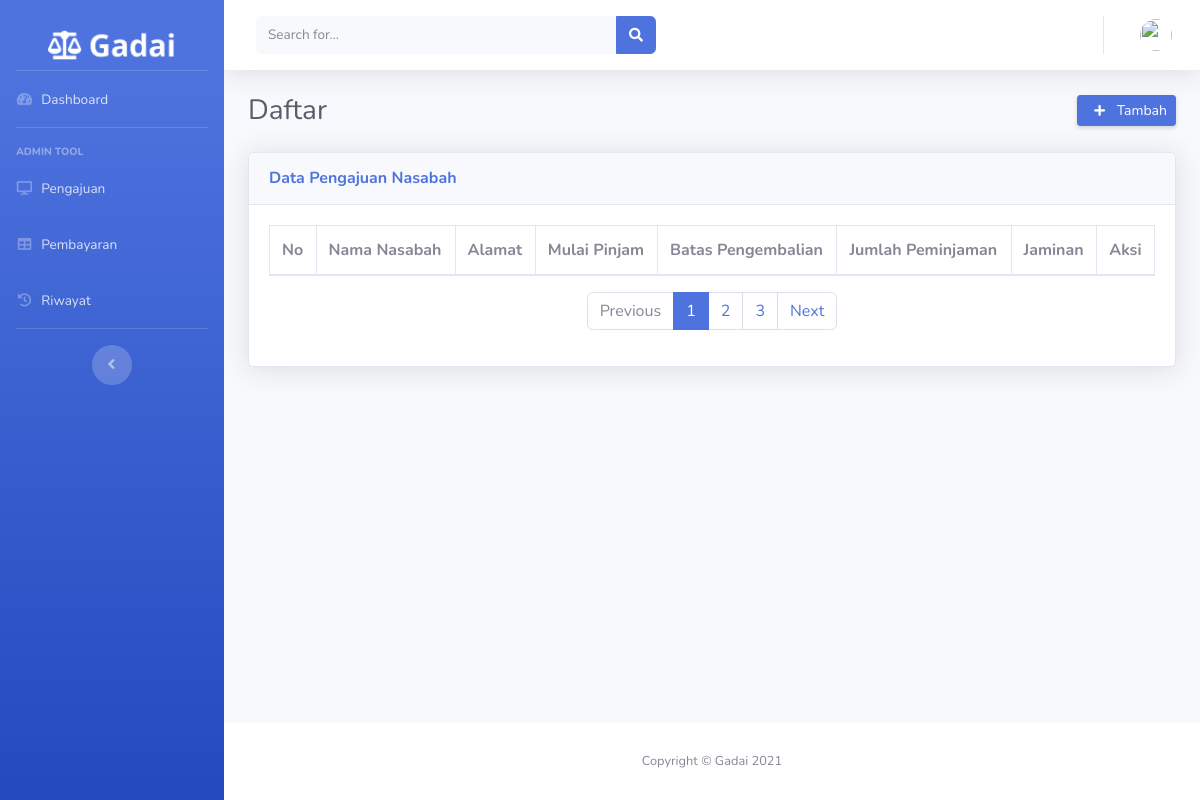
The app's page /index.php/pengajuangadai, older data.
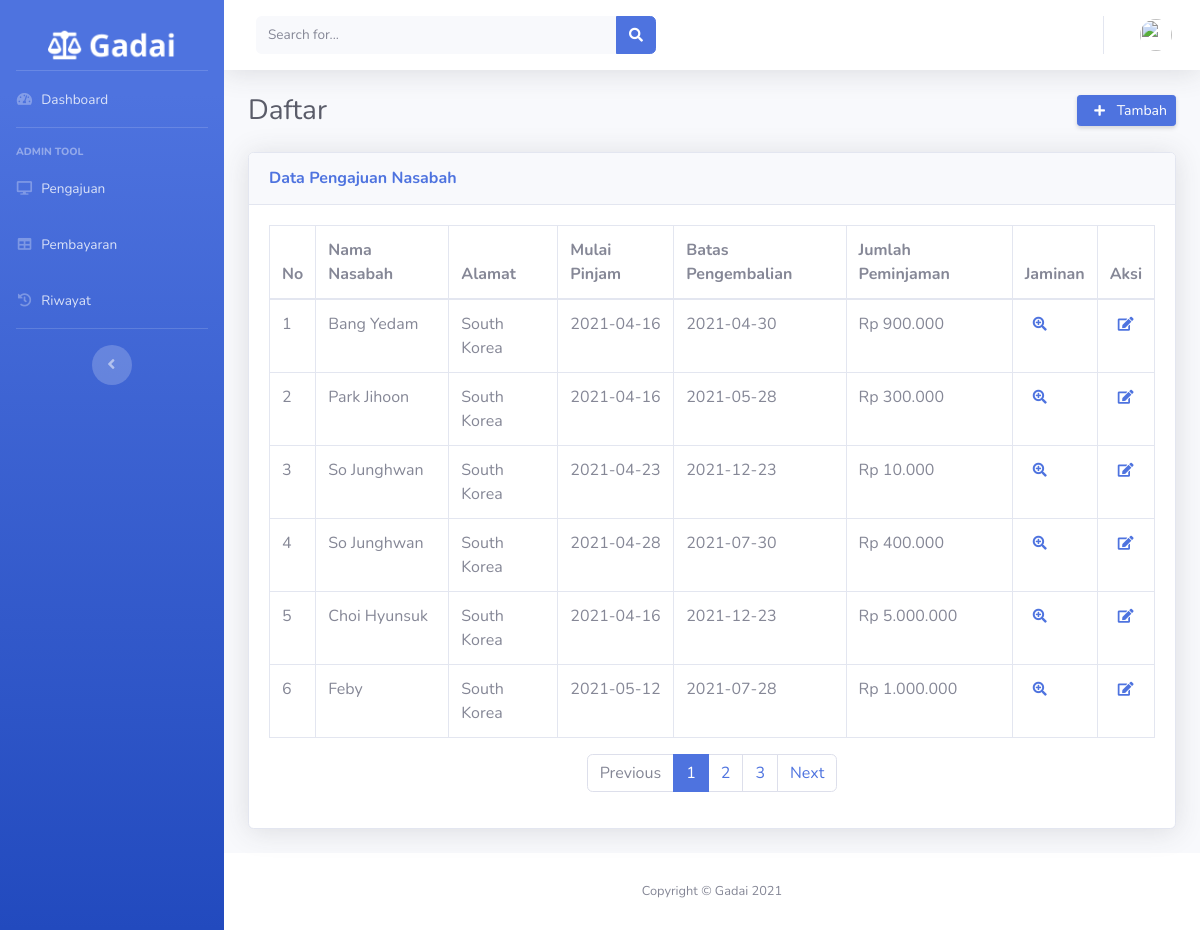
The same page, newer data.
### tables this page shows
CREATE TABLE `pengajuan_gadai` (
  `id` int(11) NOT NULL,
  `nama_nasabah` varchar(128) NOT NULL,
  `alamat` varchar(128) NOT NULL,
  `tanggal_pinjam` date NOT NULL,
  `batas_pengembalian` date NOT NULL,
  `jumlah_peminjaman` int(11) NOT NULL,
  `nama_jaminan` varchar(128) NOT NULL,
  `bukti_jaminan` varchar(128) NOT NULL,
  `status` int(2) NOT NULL
);

### application/controllers/PengajuanGadai.php (called while the page is built, shortened)
<?php
class PengajuanGadai extends CI_Controller
{
    public function __construct()
    {
        $this->load->model(array('Pengajuan_model'));
    }
    public function index()
    {
        $data['pengajuan'] = $this->Pengajuan_model->getDataPengajuan();
        $data['title'] = 'Gadai-Pengajuan';
        $data['user'] = $this->db->get_where('user_admin', ['email' => $this->session->userdata('email')])->row_array();
        $this->load->view('templates/header', $data);
        $this->load->view('templates/sidebar', $data);
        $this->load->view('templates/topbar', $data);
        $this->load->view('admin/pengajuan', $data);
        $this->load->view('templates/footer');
    }
}

### index.php (called while the page is built, shortened)
<?php
require_once BASEPATH.'core/CodeIgniter.php';

### application/models/Pengajuan_model.php (called while the page is built, shortened)
<?php
class Pengajuan_model extends CI_Model
{
    public function getDataPengajuan()
    {
        $this->db->select("*");
        return $this->db->get_where('pengajuan_gadai', ['status' => 0])->result();
    }
}

### application/views/admin/pengajuan.php (the view, shortened to what this page needs)
<div class="container-fluid">
    <div class="d-sm-flex align-items-center justify-content-between mb-4">
        <h1 class="h3 mb-0 text-gray-800">Daftar</h1>
        <a href="<?php echo base_url('PengajuanGadai/tambahPengajuan'); ?>" class="d-none d-sm-inline-block btn btn-sm btn-primary shadow-sm">
            <i class="fa fa-plus fa-sm text-white-100 mx-2">
            </i> Tambah</a>
    </div>
    <div class="card shadow mb-4">
        <div class="card-header py-3">
            <h6 class="m-0 font-weight-bold text-primary">Data Pengajuan Nasabah</h6>
        </div>
        <div class="card-body">
            <div class="table-responsive">
                <table class="table table-bordered" id="dataTable" width="100%" cellspacing="0">
                    <thead>
                        <tr>
                            <th>No</th>
                            <th>Nama Nasabah</th>
                            <th>Alamat</th>
                            <th>Mulai Pinjam</th>
                            <th>Batas Pengembalian</th>
                            <th>Jumlah Peminjaman</th>
                            <th>Jaminan</th>
                            <th>Aksi</th>
                        </tr>
                    </thead>
                    <tbody>
                        <?php $no = 1;
                        foreach ($pengajuan as $ajuan) { ?>
                            <tr>
                                <td><?php echo $no++; ?></td>
                                <td><?php echo $ajuan->nama_nasabah ?></td>
                                <td><?php echo $ajuan->alamat ?></td>
                                <td><?php echo $ajuan->tanggal_pinjam ?></td>
                                <td><?php echo $ajuan->batas_pengembalian ?></td>
                                <td><?php echo "Rp " . number_format($ajuan->jumlah_peminjaman, 0, ",", ".") ?></td>
                                <td>
                                    <a class="fa fa-search-plus fa-sm text-white-100 mx-2"></a>
                                </td>
                                <td><a class="fa fa-edit fa-sm text-white-100 mx-2"></a>
                                </td>
                            </tr>
                        <?php } ?>
                    </tbody>
                </table>
                <nav aria-label="Page navigation example">
                    <ul class="pagination justify-content-center">
                        <li class="page-item disabled">
                            <a class="page-link" href="#" tabindex="-1">Previous</a>
                        </li>
                        <li class="page-item active"><a class="page-link" href="#">1</a></li>
                        <li class="page-item"><a class="page-link" href="#">2</a></li>
                        <li class="page-item"><a class="page-link" href="#">3</a></li>
                        <li class="page-item">
                            <a class="page-link" href="#">Next</a>
                        </li>
                    </ul>
                </nav>
            </div>
        </div>
    </div>
</div>
</div>

Row changes from the older to the newer data that the page shows:
now on this page (row edited): pengajuan_gadai: nama_nasabah "Bang Yedam", alamat "South Korea", tanggal_pinjam "2021-04-16", batas_pengembalian "2021-04-30", jumlah_peminjaman "900.000"
now on this page (row edited): pengajuan_gadai: nama_nasabah "Park Jihoon", alamat "South Korea", tanggal_pinjam "2021-04-16", batas_pengembalian "2021-05-28", jumlah_peminjaman "300.000"
now on this page (row edited): pengajuan_gadai: nama_nasabah "So Junghwan", alamat "South Korea", tanggal_pinjam "2021-04-23", batas_pengembalian "2021-12-23", jumlah_peminjaman "10.000"
now on this page (row edited): pengajuan_gadai: nama_nasabah "So Junghwan", alamat "South Korea", tanggal_pinjam "2021-04-28", batas_pengembalian "2021-07-30", jumlah_peminjaman "400.000"
now on this page (row edited): pengajuan_gadai: nama_nasabah "Choi Hyunsuk", alamat "South Korea", tanggal_pinjam "2021-04-16", batas_pengembalian "2021-12-23", jumlah_peminjaman "5.000.000"
added pengajuan_gadai: nama_nasabah "Feby", alamat "South Korea", tanggal_pinjam "2021-05-12", batas_pengembalian "2021-07-28", jumlah_peminjaman "1.000.000"
